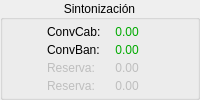
    <widget class="QGroupBox" name="gB_Sintonizacion">
     <property name="styleSheet">
      <string notr="true"> background: rgba(40, 40, 40, 150);
 border: 1px solid #4a4a4a;
 border-radius: 8px;
 color: #ffffff;
 QLabel {
 border-radius: 8px;
 padding-left: 3px;
 text-align: center;
 font-family: 'Consolas', 'Monospace', courier;
 }</string>
     </property>
     <property name="title">
      <string>Sintonización</string>
     </property>
     <property name="alignment">
      <set>Qt::AlignCenter</set>
     </property>
     <property name="flat">
      <bool>false</bool>
     </property>
     <layout class="QHBoxLayout" name="horizontalLayout_5">
      <property name="spacing">
       <number>3</number>
      </property>
      <property name="leftMargin">
       <number>0</number>
      </property>
      <property name="topMargin">
       <number>0</number>
      </property>
      <property name="rightMargin">
       <number>0</number>
      </property>
      <property name="bottomMargin">
       <number>0</number>
      </property>
      <item>
       <layout class="QFormLayout" name="formLayout_6">
        <property name="labelAlignment">
         <set>Qt::AlignCenter</set>
        </property>
        <property name="formAlignment">
         <set>Qt::AlignCenter</set>
        </property>
        <property name="horizontalSpacing">
         <number>0</number>
        </property>
        <property name="verticalSpacing">
         <number>4</number>
        </property>
        <item row="0" column="0">
         <widget class="QLabel" name="label_5">
          <property name="minimumSize">
           <size>
            <width>55</width>
            <height>0</height>
           </size>
          </property>
          <property name="maximumSize">
           <size>
            <width>55</width>
            <height>16777215</height>
           </size>
          </property>
          <property name="text">
           <string>ConvCab:</string>
          </property>
         </widget>
        </item>
        <item row="0" column="1">
         <widget class="QLabel" name="lB_ConvCab">
          <property name="minimumSize">
           <size>
            <width>50</width>
            <height>0</height>
           </size>
          </property>
          <property name="maximumSize">
           <size>
            <width>50</width>
            <height>16777215</height>
           </size>
          </property>
          <property name="styleSheet">
           <string notr="true">color: rgb(0, 170, 0);</string>
          </property>
          <property name="frameShape">
           <enum>QFrame::NoFrame</enum>
          </property>
          <property name="frameShadow">
           <enum>QFrame::Plain</enum>
          </property>
          <property name="text">
           <string>0.00</string>
          </property>
          <property name="alignment">
           <set>Qt::AlignCenter</set>
          </property>
         </widget>
        </item>
        <item row="1" column="0">
         <widget class="QLabel" name="label_42">
          <property name="minimumSize">
           <size>
            <width>55</width>
            <height>0</height>
           </size>
          </property>
          <property name="maximumSize">
           <size>
            <width>55</width>
            <height>16777215</height>
           </size>
          </property>
          <property name="text">
           <string>ConvBan:</string>
          </property>
         </widget>
        </item>
        <item row="1" column="1">
         <widget class="QLabel" name="lB_ConvBan">
          <property name="minimumSize">
           <size>
            <width>50</width>
            <height>0</height>
           </size>
          </property>
          <property name="maximumSize">
           <size>
            <width>50</width>
            <height>16777215</height>
           </size>
          </property>
          <property name="styleSheet">
           <string notr="true">color: rgb(0, 170, 0);</string>
          </property>
          <property name="frameShape">
           <enum>QFrame::NoFrame</enum>
          </property>
          <property name="frameShadow">
           <enum>QFrame::Plain</enum>
          </property>
          <property name="text">
           <string>0.00</string>
          </property>
          <property name="alignment">
           <set>Qt::AlignCenter</set>
          </property>
         </widget>
        </item>
        <item row="2" column="0">
         <widget class="QLabel" name="label_11">
          <property name="enabled">
           <bool>false</bool>
          </property>
          <property name="minimumSize">
           <size>
            <width>55</width>
            <height>0</height>
           </size>
          </property>
          <property name="maximumSize">
           <size>
            <width>55</width>
            <height>16777215</height>
           </size>
          </property>
          <property name="text">
           <string>Reserva:</string>
          </property>
         </widget>
        </item>
        <item row="2" column="1">
         <widget class="QLabel" name="label_12">
          <property name="enabled">
           <bool>false</bool>
          </property>
          <property name="minimumSize">
           <size>
            <width>50</width>
            <height>0</height>
           </size>
          </property>
          <property name="maximumSize">
           <size>
            <width>50</width>
            <height>16777215</height>
           </size>
          </property>
          <property name="text">
           <string>0.00</string>
          </property>
          <property name="alignment">
           <set>Qt::AlignCenter</set>
          </property>
         </widget>
        </item>
        <item row="3" column="0">
         <widget class="QLabel" name="lB_Reserva2">
          <property name="enabled">
           <bool>false</bool>
          </property>
          <property name="minimumSize">
           <size>
            <width>55</width>
            <height>0</height>
           </size>
          </property>
          <property name="maximumSize">
           <size>
            <width>55</width>
            <height>16777215</height>
           </size>
          </property>
          <property name="text">
           <string>Reserva:</string>
          </property>
         </widget>
        </item>
        <item row="3" column="1">
         <widget class="QLabel" name="lB_Reserva">
          <property name="enabled">
           <bool>false</bool>
          </property>
          <property name="minimumSize">
           <size>
            <width>50</width>
            <height>0</height>
           </size>
          </property>
          <property name="maximumSize">
           <size>
            <width>50</width>
            <height>16777215</height>
           </size>
          </property>
          <property name="text">
           <string>0.00</string>
          </property>
          <property name="alignment">
           <set>Qt::AlignCenter</set>
          </property>
         </widget>
        </item>
       </layout>
      </item>
     </layout>
    </widget>
